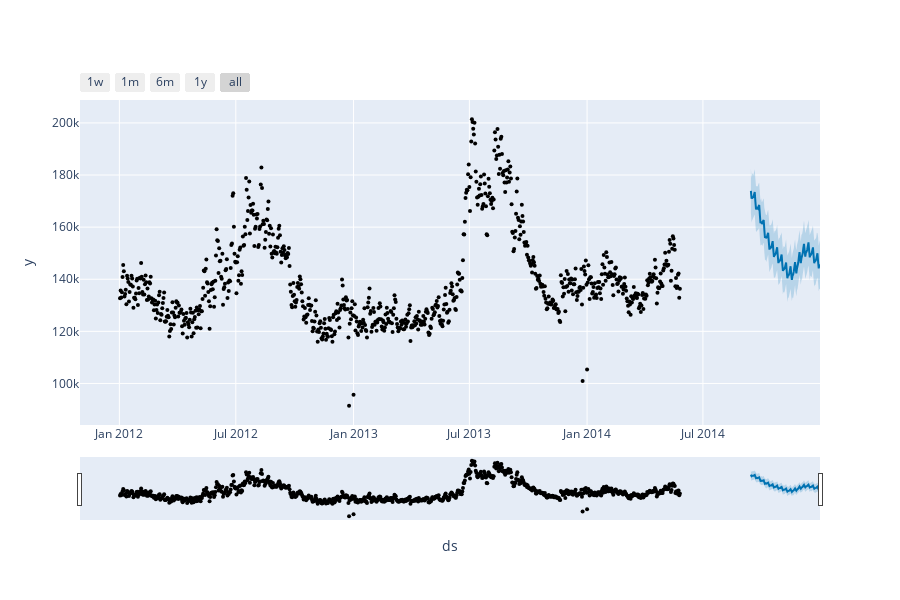

Here is the notebook cell this chart was saved with:
### Markdown cell above
### Test

### Code cell
plot_plotly(model2, test_forecast)
